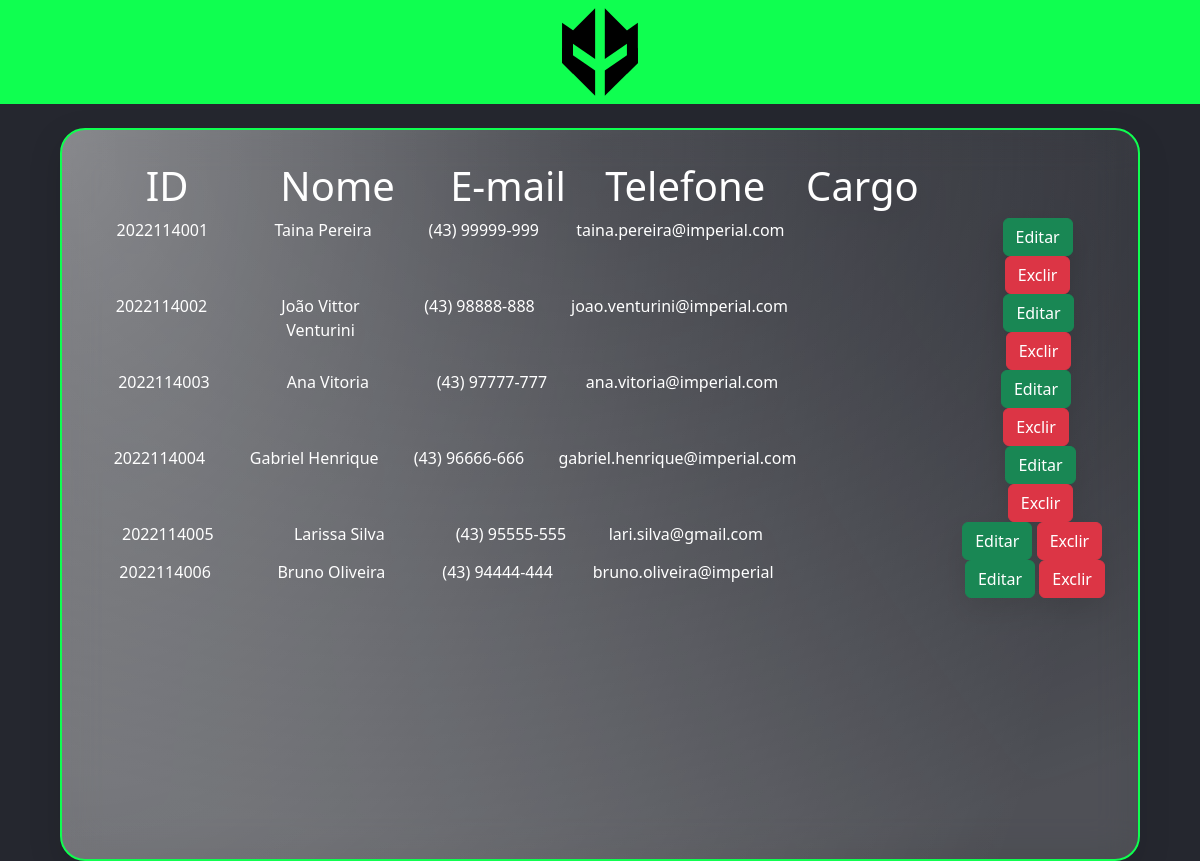
The page /listaFuncionario.php on the database its author committed.
### tables this page shows
CREATE TABLE funcionario (
  cpf VARCHAR(14) NOT NULL,
  nome VARCHAR(100),
  telefone VARCHAR(14),
  email VARCHAR(100),
  senha VARCHAR(255),
  idCargo INTEGER,
  idEndereco INTEGER, 
  PRIMARY KEY (cpf),
  FOREIGN KEY (idCargo) REFERENCES cargo(id),
  FOREIGN KEY (idEndereco) REFERENCES endereco(id)
);

### listaFuncionario.php (the view, shortened to what this page needs)
<!DOCTYPE html>
<html lang="pt-br">
<head>
  <link rel="stylesheet" href="./css/style.css">
    <link href="https://cdn.jsdelivr.net/npm/bootstrap@5.2.2/dist/css/bootstrap.min.css" rel="stylesheet">
</head>
<body>
  <header>
      <a href="#">
          <img src="./img/Logo.svg" alt="Loga do time Imperial eSports">
      </a>
  </header>
  <main>
    <div class="conteudo grande text-center">
      <div class="row">
        <div class="col">
          <h1>ID</h1>
        </div>
        <div class="col">
          <h1>Nome</h1>
        </div>
        <div class="col">
          <h1>E-mail</h1>
        </div>
        <div class="col">
          <h1>Telefone</h1>
        </div>
        <div class="col">
          <h1>Cargo</h1>
        </div>
        <div class="col">
        </div>
      </div>
      <?php
        include_once("./db/connectDB.php");
        $sql = "SELECT * FROM Funcionario";
        $res = $conn->query($sql);
        $qtd = $res->num_rows;
        if($qtd > 0){
          while($row = $res->fetch_object()){
            print "<div class='row'>";
            print "<div class='col'>" .$row->cpf. "</div>";
            print "<div class='col'>" .$row->nome. "</div>";
            print "<div class='col'>" .$row->telefone. "</div>";
            print "<div class='col'>" .$row->email. "</div>";
            print "<div class='col'>" .$row->cargo. "</div>";
            print
            "<div class='col'>
              <button onclick=\"location.href='editarFuncionario.php&cpf=".$row->cpf."'\" class='btn btn-success'>Editar</button>
              <button onclick=\"if(confirm('Tem certeza que deseja excluir esse cadastro?')){location.href='editarFuncionario.php&acao=excluir&cpf=".$row->cpf."}else{false;}\" class='btn btn-danger'>Exclir</button>
            </div>";
            print "</div>";
          }
        }else{
          print "<p class='alert alert-danger'>Nenhum resultado foi encontrado!</p>";
        }
      ?>
    </div>
  </main>
</body>
</html>

### css/style.css (style rules this page uses)
* { margin: 0; padding: 0; box-sizing: border-box; }
body { background-color: #25272F !important; color: #FFF !important; font-family: 'Roboto', sans-serif; height: 100vh; max-width: 100vw; }
header { background-color: #0FFF50; height: 6.5rem; display: flex; justify-content: center; align-items: center; }
header img { height: 6rem; }
.conteudo { background: radial-gradient(97.66% 97.66% at 50% 2.34%, rgba(255, 255, 255, 0) 0%, rgba(255, 255, 255, 0.2) 100%), radial-gradient(97.57% 210.75% at 0.9% 2.98%, rgba(255, 255, 255, 0.4) 0%, rgba(255, 255, 255, 0) 100%); filter: drop-shadow(0px 11px 14px rgba(0, 0, 0, 0.25)); backdrop-filter: blur(21px); border-radius: 25px; border: 2px solid #0FFF50; padding: 2rem; color: #FFF; }
.grande { margin: 1.5rem auto; min-height: 45.8rem; width: 90vw; }

### rows shown on the page
funcionario: cpf "2022114001", nome "Taina Pereira", telefone "(43) 99999-999", email "taina.pereira@imperial.com"
funcionario: cpf "2022114002", nome "João Vittor Venturini", telefone "(43) 98888-888", email "joao.venturini@imperial.com"
funcionario: cpf "2022114003", nome "Ana Vitoria", telefone "(43) 97777-777", email "ana.vitoria@imperial.com"
funcionario: cpf "2022114004", nome "Gabriel Henrique", telefone "(43) 96666-666", email "gabriel.henrique@imperial.com"
funcionario: cpf "2022114005", nome "Larissa Silva", telefone "(43) 95555-555", email "lari.silva@gmail.com"
funcionario: cpf "2022114006", nome "Bruno Oliveira", telefone "(43) 94444-444", email "bruno.oliveira@imperial"
